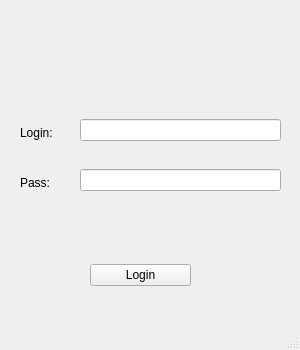
<?xml version="1.0" encoding="UTF-8"?>
<ui version="4.0">
    <class>LoginWindow</class>
    <widget class="QMainWindow" name="LoginWindow">
        <property name="geometry">
            <rect>
                <x>0</x>
                <y>0</y>
                <width>300</width>
                <height>350</height>
            </rect>
        </property>
        <property name="maximumSize">
            <size>
                <width>300</width>
                <height>350</height>
            </size>
        </property>
        <property name="windowTitle">
            <string>MainWindow</string>
        </property>
        <property name="windowIcon">
            <iconset>
                <normaloff>img/logo.ico</normaloff>img/logo.ico
            </iconset>
        </property>
        <property name="tabShape">
            <enum>QTabWidget::Rounded</enum>
        </property>
        <widget class="QWidget" name="centralwidget">
            <widget class="QWidget" name="verticalLayoutWidget">
                <property name="geometry">
                    <rect>
                        <x>20</x>
                        <y>0</y>
                        <width>261</width>
                        <height>101</height>
                    </rect>
                </property>
                <layout class="QVBoxLayout" name="verticalLayout_4">
                    <item>
                        <widget class="QLabel" name="aircraft_logo">
                            <property name="text">
                                <string/>
                            </property>
                            <property name="pixmap">
                                <pixmap>img/Delta-A350.png</pixmap>
                            </property>
                            <property name="alignment">
                                <set>Qt::AlignCenter</set>
                            </property>
                        </widget>
                    </item>
                </layout>
            </widget>
            <widget class="QWidget" name="verticalLayoutWidget_2">
                <property name="geometry">
                    <rect>
                        <x>20</x>
                        <y>110</y>
                        <width>62</width>
                        <height>46</height>
                    </rect>
                </property>
                <layout class="QVBoxLayout" name="verticalLayout_5">
                    <item>
                        <widget class="QLabel" name="Login">
                            <property name="text">
                                <string>Login:</string>
                            </property>
                        </widget>
                    </item>
                </layout>
            </widget>
            <widget class="QWidget" name="verticalLayoutWidget_3">
                <property name="geometry">
                    <rect>
                        <x>80</x>
                        <y>110</y>
                        <width>201</width>
                        <height>41</height>
                    </rect>
                </property>
                <layout class="QVBoxLayout" name="verticalLayout_6">
                    <item>
                        <widget class="QLineEdit" name="login_input">
                            <property name="maxLength">
                                <number>30</number>
                            </property>
                        </widget>
                    </item>
                </layout>
            </widget>
            <widget class="QWidget" name="verticalLayoutWidget_4">
                <property name="geometry">
                    <rect>
                        <x>80</x>
                        <y>155</y>
                        <width>201</width>
                        <height>51</height>
                    </rect>
                </property>
                <layout class="QVBoxLayout" name="verticalLayout_7">
                    <item>
                        <widget class="QLineEdit" name="password_input">
                            <property name="maxLength">
                                <number>30</number>
                            </property>
                            <property name="echoMode">
                                <enum>QLineEdit::Password</enum>
                            </property>
                        </widget>
                    </item>
                </layout>
            </widget>
            <widget class="QWidget" name="verticalLayoutWidget_5">
                <property name="geometry">
                    <rect>
                        <x>20</x>
                        <y>160</y>
                        <width>62</width>
                        <height>46</height>
                    </rect>
                </property>
                <layout class="QVBoxLayout" name="verticalLayout_8">
                    <item>
                        <widget class="QLabel" name="Pass">
                            <property name="text">
                                <string>Pass:</string>
                            </property>
                        </widget>
                    </item>
                </layout>
            </widget>
            <widget class="QWidget" name="verticalLayoutWidget_6">
                <property name="geometry">
                    <rect>
                        <x>20</x>
                        <y>210</y>
                        <width>261</width>
                        <height>41</height>
                    </rect>
                </property>
                <layout class="QVBoxLayout" name="verticalLayout_9">
                    <item>
                        <widget class="QLabel" name="error_box">
                            <property name="text">
                                <string></string>
                            </property>
                        </widget>
                    </item>
                </layout>
            </widget>
            <widget class="QWidget" name="verticalLayoutWidget_7">
                <property name="geometry">
                    <rect>
                        <x>90</x>
                        <y>260</y>
                        <width>101</width>
                        <height>31</height>
                    </rect>
                </property>
                <layout class="QVBoxLayout" name="verticalLayout_10">
                    <item>
                        <widget class="QPushButton" name="login_submit_btn">
                            <property name="text">
                                <string>Login</string>
                            </property>
                        </widget>
                    </item>
                </layout>
            </widget>
        </widget>
        <widget class="QMenuBar" name="menubar">
            <property name="geometry">
                <rect>
                    <x>0</x>
                    <y>0</y>
                    <width>300</width>
                    <height>21</height>
                </rect>
            </property>
        </widget>
        <widget class="QStatusBar" name="statusbar"/>
        <action name="actionMain">
            <property name="text">
                <string>Main</string>
            </property>
        </action>
    </widget>
    <resources/>
    <connections/>
</ui>
